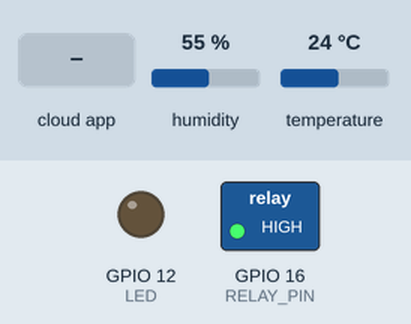
A sketch run on a simulated ESP32. On the bench: switched loads named in the sketch (green lamp = pin HIGH), output pins drawn as LEDs (lit = HIGH). Inputs (shaded band) come from the test bench; at power-on: humidity 55 %, temperature 24 °C. WiFi joins after 1.5 s; servers stay silent unless stated; the Firebase database answers and starts empty; not simulated (calls return 0 or success): secrets.h; what the sketch prints to the serial monitor is not drawn.

Above: at 2.7 s.
2.8 s: the phone or cloud app sets manual_fan to 1
At 3.2 s:
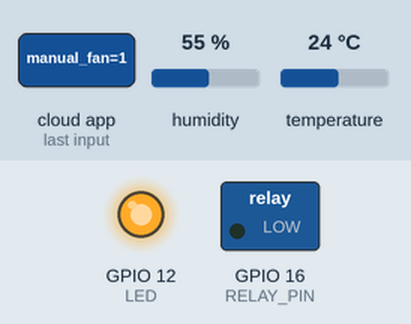
4.3 s: the phone or cloud app sets manual_fan to 0
At 5.6 s:
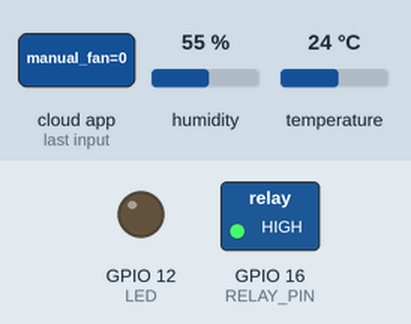
Timing chart, 0 to 7.3 s (numbered marks = the images above; inputs shaded):
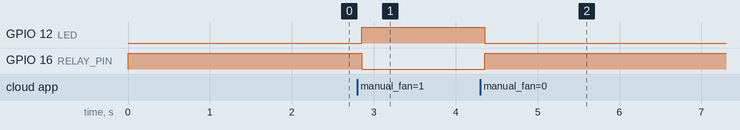

The sketch:

beehive.ino
```cpp
#include <WiFi.h>
#include <FirebaseESP32.h>
#include <DHT.h>
#include "secrets.h"

// WiFi and Firebase Credintials
const char *WIFI_SSID = SECRET_WIFI_SSID;
const char *WIFI_PASSWORD = SECRET_WIFI_PASS;
const char *FIREBASE_HOST = SECRET_FIREBASE_HOST;
const char *FIREBASE_AUTH = SECRET_FIREBASE_AUTH;

// Sensor Pins
#define DHTPIN 4
#define DHTTYPE DHT11
#define RELAY_PIN 16
#define LED 12

DHT dht(DHTPIN, DHTTYPE);
#define RELAY_ON LOW
#define RELAY_OFF HIGH

// Firebase objects
FirebaseData firebaseData;
FirebaseAuth auth;
FirebaseConfig config;

void setup()
{
  Serial.begin(115200);
  digitalWrite(RELAY_PIN, RELAY_OFF);
  pinMode(RELAY_PIN, OUTPUT);
  pinMode(LED, OUTPUT);
  dht.begin();

  WiFi.begin(WIFI_SSID, WIFI_PASSWORD);
  while (WiFi.status() != WL_CONNECTED)
  {
    delay(500);
    Serial.print(".");
  }
  Serial.println("\nWiFi Connected!");

  config.host = FIREBASE_HOST;
  config.signer.tokens.legacy_token = FIREBASE_AUTH;
  Firebase.begin(&config, &auth);
  Firebase.reconnectWiFi(true);
}

void loop()
{
  // Send Temp every 5 seconds
  static unsigned long lastSend = 0;
  if (millis() - lastSend > 5000)
  {
    lastSend = millis();
    float t = dht.readTemperature();
    float h = dht.readHumidity(); // READ HUMIDITY

    if (!isnan(t) && !isnan(h))
    {
      Firebase.setFloat(firebaseData, "/hive/temperature", t);
      Firebase.setFloat(firebaseData, "/hive/humidity", h); // SEND HUMIDITY
    }
  }

  // listen for the mobile app switch
  if (Firebase.getBool(firebaseData, "/hive/manual_fan"))
  {
    bool remoteSwitch = firebaseData.boolData();
    if (remoteSwitch == true)
    {
      digitalWrite(RELAY_PIN, RELAY_ON);
      digitalWrite(LED, HIGH);
    }
    else
    {
      digitalWrite(RELAY_PIN, RELAY_OFF);
      digitalWrite(LED, LOW);
    }
  }
}
```

Measured:
- after the input at 2.8 s, GPIO 12 (LED): LOW → HIGH after 0.05 s; GPIO 16 (RELAY_PIN): HIGH → LOW after 0.05 s
- after the input at 4.3 s, GPIO 12 (LED): HIGH → LOW after 0.06 s; GPIO 16 (RELAY_PIN): LOW → HIGH after 0.06 s
